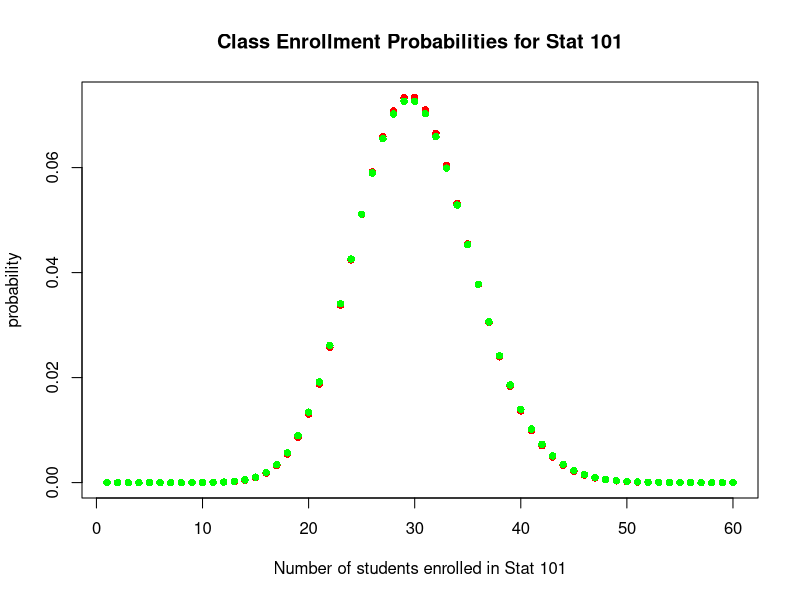

R code for this plot:
n = 1500; 
p = 0.02; 
support_max = 300; 
bin = array(NA, support_max); 
pois = array(NA, support_max); 
for (i in 1 : support_max){
	bin[i] = dbinom(i, n, p); 
	pois[i] = dpois(i, n * p); 
}
plot(bin[1:60],
		pch = 16, 
		col = "red", 
		xlab = "Number of students enrolled in Stat 101", 
		ylab = "probability", 
		main = "Class Enrollment Probabilities for Stat 101"); 
points(pois[1:60], col = "green", pch = 16)